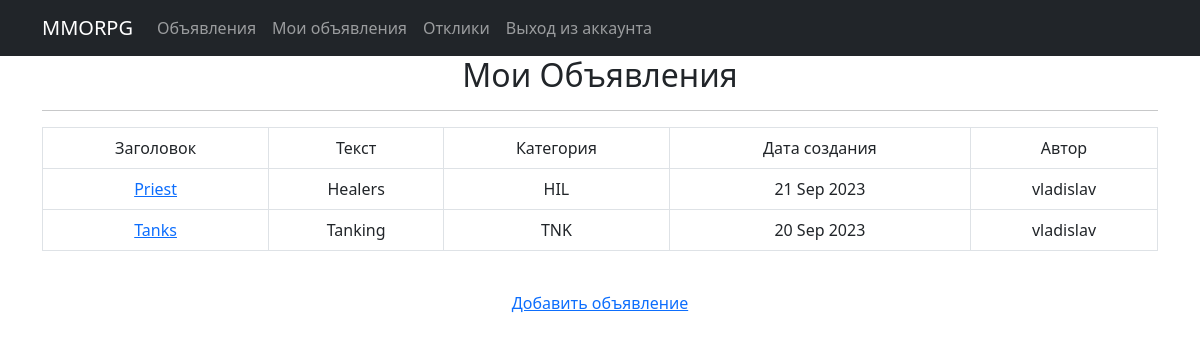
Screenshot of /user_posts/ (signed in) with the database file from the repository.
### mmo/models.py (models this page shows, shortened)
class Post(models.Model):
    post_title = models.CharField(max_length=255)
    post_text = models.TextField()
    time_create = models.DateTimeField(auto_now_add=True)
    category = models.CharField(max_length=3, choices=CATEGORY, default=tanks)
    user = models.ForeignKey(User, on_delete=models.CASCADE, null=True)

### mmo/views.py (the view)
# urls.py: path('user_posts/', user_posts, name='user_posts'),
@login_required
def user_posts(request):
    current_user = request.user
    posts = Post.objects.filter(user=current_user).order_by('-time_create')
    return render(request, 'user_posts.html', {'posts': posts})

### templates/user_posts.html (shortened to what this page needs)
{% extends 'flatpages/default.html' %}
{% block content %}
    <h2 style="text-align: center;">Мои Объявления</h2>
    <hr>
        {% if posts %}
        <table class="table table-bordered">
            <tr>
                <td>Заголовок</td>
                <td>Текст</td>
                <td>Категория</td>
                <td>Дата создания</td>
                <td>Автор</td>
            </tr>
            {% for post in posts %}
            <tr>
                <td><a href="{% url 'post_user' post.id %}">{{ post.post_title }}</a></td>
                <td>{{ post.post_text|truncatechars:20 }}</td>
                <td>{{ post.category }}</td>
                <td>{{ post.time_create|date:'d M Y' }}</td>
                <td>{{ post.user }}</td>
            </tr>
            {% endfor %}
        </table>
        {% else %}
        <h2>У вас нет объявлений, Вы можете добавить новое</h2>
        {% endif %}
    <br>
    <a href="{% url 'post_create' %}">Добавить объявление</a>
{% endblock content %}

### rows the page displays
Post: post_title "Priest", post_text "Healers", category "HIL", time_create "21 Sep 2023", user "vladislav"
Post: post_title "Tanks", post_text "Tanking", category "TNK", time_create "20 Sep 2023", user "vladislav"
